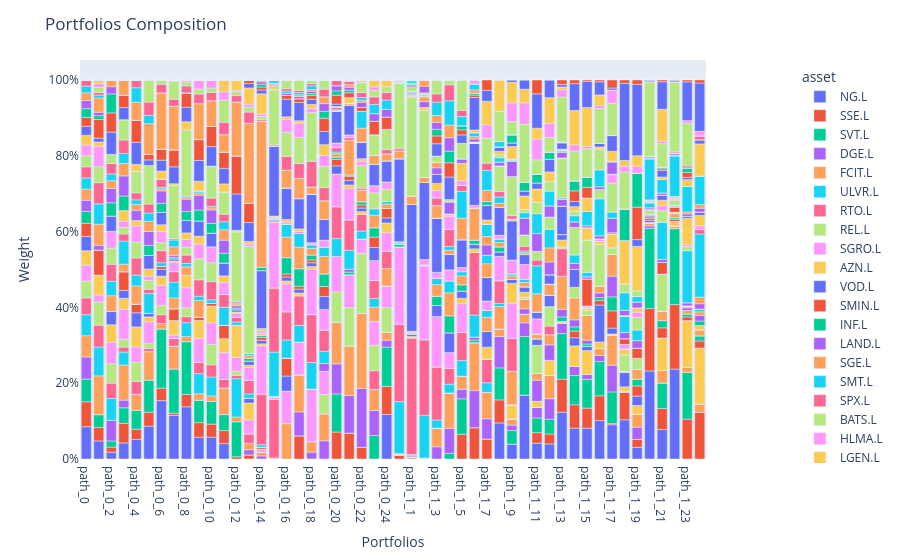

The code cell stored with this chart in its notebook:
### Code cell
pred_tuned_mc[:2].plot_composition(display_sub_ptf_name=False)
